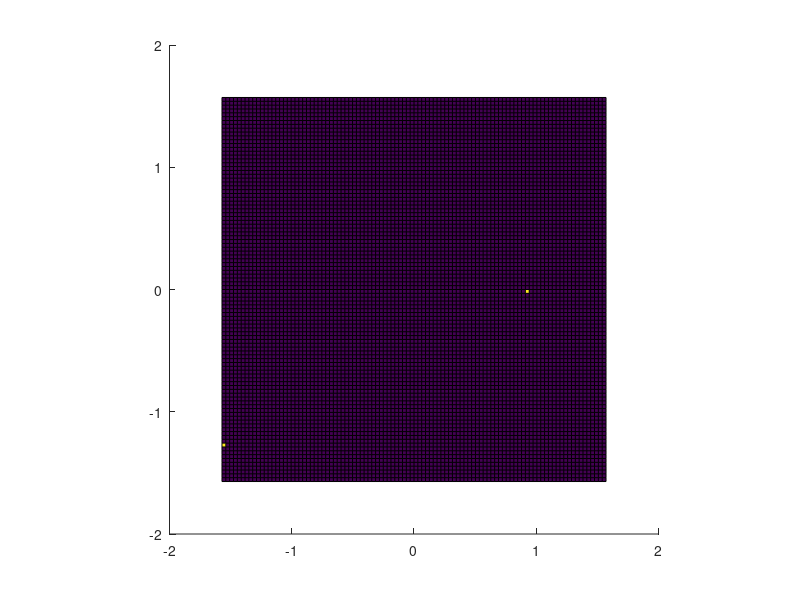

Here is the MATLAB script that generated this plot:
clc
clear all
close all

[X,Y] = meshgrid(-pi/2:pi/100:pi/2,-pi/2:pi/100:pi/2);
C = zeros(length(X),length(Y))
C = C + 100
C(10,1) = 255;

figure(1)
hold on;
axis square;
C(50,80) = 255;
hold on;
pcolor(X,Y,C);
hold off;

% subplot(2,2,[2 4])
figure(2)
hold on
imMat = zeros(length(X), length(Y), 3);
imMat(:,:,:) = 255;

imMat(50,80,:) = 0;
imMat(length(X)-10,1,:) = 0;

imshow(imMat)
hold off

